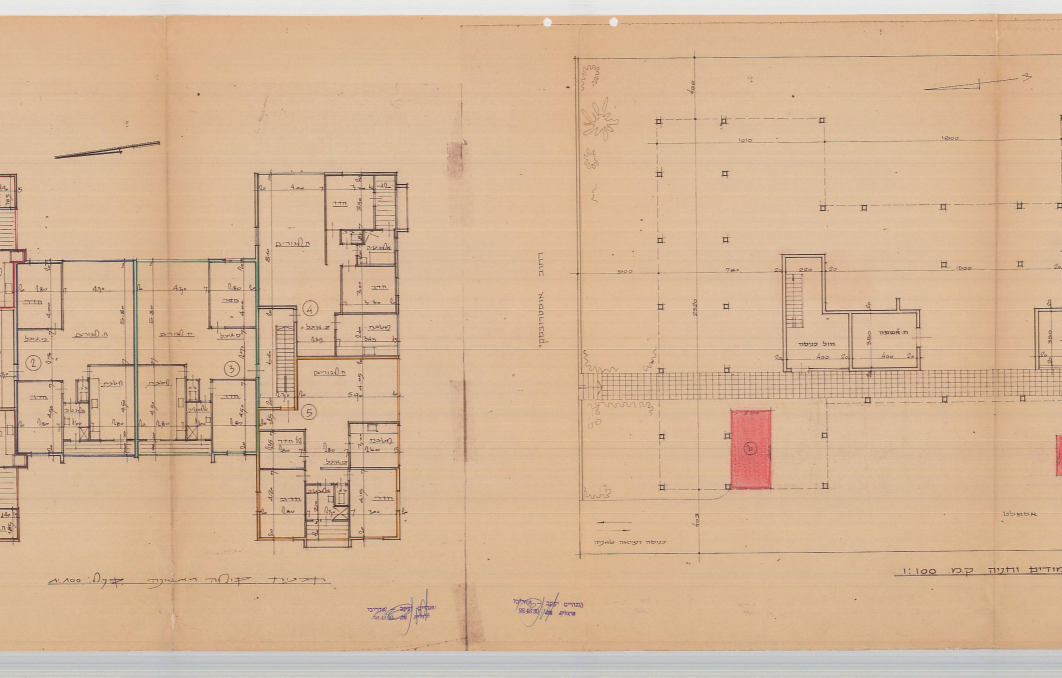
#> input picture p1_left.jpg, 5309 x 3388 px, given in place of p1_left.png, which was not available (shown at 1/5 size)
$ python crop_c260_c261.py
#> lines starting #> are read from the running program, lines starting #| are printed output that depends on the picture; after the words box and inside, x2 and y2 are one past the last pixel; in counts of white or black regions, pixels touching at a corner belong together; pictures that were not available may be replaced by others from this repository, and a replacement may not be noted
import cv2

def main():
    img = cv2.imread("p1_left.png")
#> img is the input picture: shape (3388, 5309, 3); mean B, G, R 150.9, 182, 214
    # Crop around C260 (1553, 2444)
    x, y, r = 1553, 2444, 27
    crop = img[y-100:y+100, x-100:x+100]
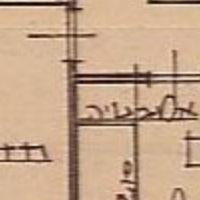
#> crop: shape (200, 200, 3); mean B, G, R 139, 165.9, 197
    cv2.circle(crop, (100, 100), r, (0, 0, 255), 2)
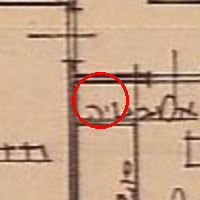
#> crop: shape (200, 200, 3); 1.28% of pixels changed, all inside (x1, y1, x2, y2) = (72, 72, 129, 129)
    cv2.imwrite("crop_c260.jpg", crop)
    print("Saved crop_c260.jpg")

    # Crop around C261 (1613, 2447)
    x, y, r = 1613, 2447, 27
    crop = img[y-100:y+100, x-100:x+100]
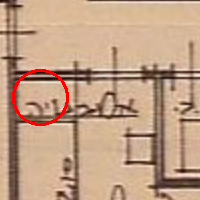
#> crop: shape (200, 200, 3); mean B, G, R 134, 159.4, 192.8
    cv2.circle(crop, (100, 100), r, (0, 0, 255), 2)
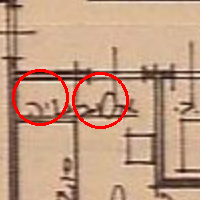
#> crop: shape (200, 200, 3); 1.28% of pixels changed, all inside (x1, y1, x2, y2) = (72, 72, 129, 129)
    cv2.imwrite("crop_c261.jpg", crop)
    print("Saved crop_c261.jpg")

if __name__ == "__main__":
    main()
